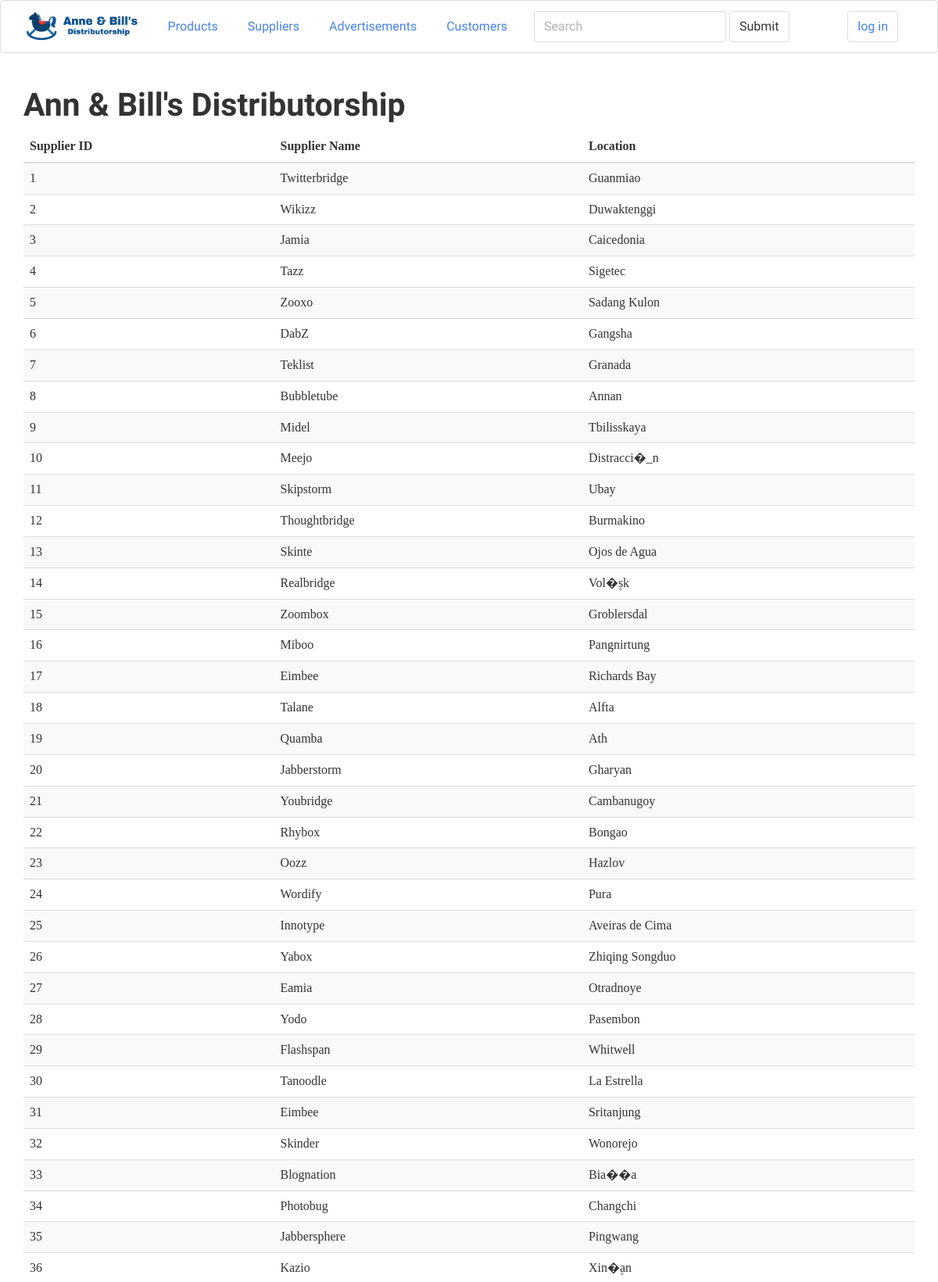
The app's page /suppliers (upper part) with its own data.
### tables this page shows
CREATE TABLE SUPPLIER(
  SUPPLIER_ID INTEGER NOT NULL,
  SUPPLIER_NAME VARCHAR (20) NOT NULL,
  SUPPLIER_LOCATION VARCHAR (20) NOT NULL,
  PRIMARY KEY (SUPPLIER_ID)
);

### first.py (the view)
@app.route('/suppliers')
def show_suppliers():
    db = get_db()
    cur = db.execute('select * from SUPPLIER order by SUPPLIER_ID asc')
    suppliers = cur.fetchall()
    return render_template('supplier.html', suppliers=suppliers)

### first.py (called while the page is built)
def connect_db():
    rv = sqlite3.connect(app.config['DATABASE'])
    rv.row_factory = sqlite3.Row
    return rv

def get_db():
    if not hasattr(g, 'sqlite_db'):
        g.sqlite_db = connect_db()
    return g.sqlite_db

### templates/supplier.html (shortened to what this page needs)
{% extends "layout.html" %}
{% block body %}
    <table class="table table-striped table-hover ">
      <thead>
        <tr>
          <th>Supplier ID</th>
          <th>Supplier Name</th>
          <th>Location</th>
        </tr>
      </thead>
      <tbody>
      {% for supplier in suppliers %}
        <tr>
          <td>{{ supplier.supplier_id }}</td>
          <td>{{ supplier.supplier_name }}</td>
          <td>{{ supplier.supplier_location }}</td>
        </tr>
      {% else %}
        <tr>
          <td>No Supplies</td>
        </tr>
      {% endfor %}
      </tbody>
    </table>
{% endblock %}

### records on screen
SUPPLIER: supplier_id "1", supplier_name "Twitterbridge", supplier_location "Guanmiao"
SUPPLIER: supplier_id "2", supplier_name "Wikizz", supplier_location "Duwaktenggi"
SUPPLIER: supplier_id "3", supplier_name "Jamia", supplier_location "Caicedonia"
SUPPLIER: supplier_id "4", supplier_name "Tazz", supplier_location "Sigetec"
SUPPLIER: supplier_id "5", supplier_name "Zooxo", supplier_location "Sadang Kulon"
SUPPLIER: supplier_id "6", supplier_name "DabZ", supplier_location "Gangsha"
SUPPLIER: supplier_id "7", supplier_name "Teklist", supplier_location "Granada"
SUPPLIER: supplier_id "8", supplier_name "Bubbletube", supplier_location "Annan"
SUPPLIER: supplier_id "9", supplier_name "Midel", supplier_location "Tbilisskaya"
SUPPLIER: supplier_id "10", supplier_name "Meejo", supplier_location "Distracci�_n"
SUPPLIER: supplier_id "11", supplier_name "Skipstorm", supplier_location "Ubay"
SUPPLIER: supplier_id "12", supplier_name "Thoughtbridge", supplier_location "Burmakino"
SUPPLIER: supplier_id "13", supplier_name "Skinte", supplier_location "Ojos de Agua"
SUPPLIER: supplier_id "14", supplier_name "Realbridge", supplier_location "Vol�۪sk"
SUPPLIER: supplier_id "15", supplier_name "Zoombox", supplier_location "Groblersdal"
SUPPLIER: supplier_id "16", supplier_name "Miboo", supplier_location "Pangnirtung"
SUPPLIER: supplier_id "17", supplier_name "Eimbee", supplier_location "Richards Bay"
SUPPLIER: supplier_id "18", supplier_name "Talane", supplier_location "Alfta"
SUPPLIER: supplier_id "19", supplier_name "Quamba", supplier_location "Ath"
SUPPLIER: supplier_id "20", supplier_name "Jabberstorm", supplier_location "Gharyan"
SUPPLIER: supplier_id "21", supplier_name "Youbridge", supplier_location "Cambanugoy"
SUPPLIER: supplier_id "22", supplier_name "Rhybox", supplier_location "Bongao"
SUPPLIER: supplier_id "23", supplier_name "Oozz", supplier_location "Hazlov"
SUPPLIER: supplier_id "24", supplier_name "Wordify", supplier_location "Pura"
SUPPLIER: supplier_id "25", supplier_name "Innotype", supplier_location "Aveiras de Cima"
SUPPLIER: supplier_id "26", supplier_name "Yabox", supplier_location "Zhiqing Songduo"
SUPPLIER: supplier_id "27", supplier_name "Eamia", supplier_location "Otradnoye"
SUPPLIER: supplier_id "28", supplier_name "Yodo", supplier_location "Pasembon"
SUPPLIER: supplier_id "29", supplier_name "Flashspan", supplier_location "Whitwell"
SUPPLIER: supplier_id "30", supplier_name "Tanoodle", supplier_location "La Estrella"
SUPPLIER: supplier_id "31", supplier_name "Eimbee", supplier_location "Sritanjung"
SUPPLIER: supplier_id "32", supplier_name "Skinder", supplier_location "Wonorejo"
SUPPLIER: supplier_id "33", supplier_name "Blognation", supplier_location "Bia��a"
SUPPLIER: supplier_id "34", supplier_name "Photobug", supplier_location "Changchi"
SUPPLIER: supplier_id "35", supplier_name "Jabbersphere", supplier_location "Pingwang"
SUPPLIER: supplier_id "36", supplier_name "Kazio", supplier_location "Xin�۪an"
